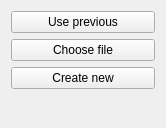
<?xml version="1.0" encoding="UTF-8"?>
<ui version="4.0">
 <class>Form</class>
 <widget class="QWidget" name="Form">
  <property name="geometry">
   <rect>
    <x>0</x>
    <y>0</y>
    <width>166</width>
    <height>128</height>
   </rect>
  </property>
  <property name="windowTitle">
   <string>Configuration choice</string>
  </property>
  <layout class="QGridLayout" name="gridLayout">
   <item row="0" column="0">
    <layout class="QVBoxLayout" name="verticalLayout">
     <item>
      <widget class="QPushButton" name="useLast">
       <property name="text">
        <string>Use previous</string>
       </property>
      </widget>
     </item>
     <item>
      <widget class="QPushButton" name="chooseFile">
       <property name="text">
        <string>Choose file</string>
       </property>
      </widget>
     </item>
     <item>
      <widget class="QPushButton" name="createNew">
       <property name="text">
        <string>Create new</string>
       </property>
      </widget>
     </item>
     <item>
      <spacer name="verticalSpacer">
       <property name="orientation">
        <enum>Qt::Vertical</enum>
       </property>
       <property name="sizeHint" stdset="0">
        <size>
         <width>20</width>
         <height>40</height>
        </size>
       </property>
      </spacer>
     </item>
    </layout>
   </item>
  </layout>
 </widget>
 <resources/>
 <connections/>
</ui>
